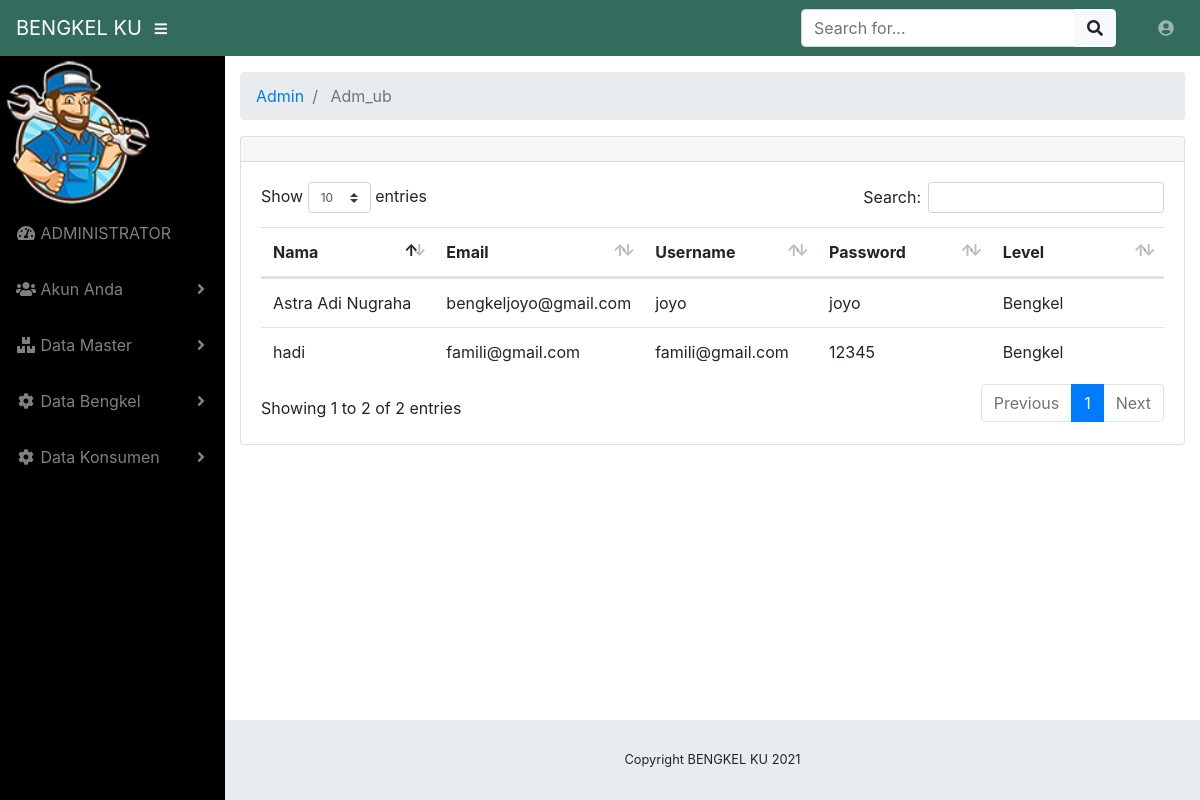
Screenshot of /index.php/admin/adm_ub with the database file from the repository.
### tables this page shows
CREATE TABLE `user` (
  `id_user` int(11) NOT NULL,
  `nama` varchar(25) NOT NULL,
  `username` varchar(50) NOT NULL,
  `email` varchar(255) NOT NULL,
  `password` varchar(11) NOT NULL,
  `level` enum('Konsumen','Bengkel','Superadmin') NOT NULL
);

### application/controllers/admin/adm_ub.php (called while the page is built, shortened)
<?php
class adm_ub extends CI_Controller
{
    public function __construct()
    {
        $this->load->model("ub_model");
        $this->load->library('form_validation');
    }
    public function index()
    {
        $data["user"] = $this->ub_model->getlevel();
        $this->load->view("admin/ub_list", $data);
    }
}

### index.php (called while the page is built, shortened)
<?php
require_once BASEPATH.'core/CodeIgniter.php';

### application/models/Ub_model.php (called while the page is built, shortened)
<?php defined('BASEPATH') or exit('No direct script access allowed');
class Ub_model extends CI_Model
{
    public function getlevel()
    {
        return $this->db->query("SELECT * FROM user WHERE level ='Bengkel'")->result();
    }
}

### application/views/admin/ub_list.php (the view, shortened to what this page needs)
<!DOCTYPE html>
<html lang="en">
<head>
</head>
<body id="page-top">
    <div id="wrapper">
        <div id="content-wrapper">
            <div class="container-fluid">
                <div class="card mb-3">
                    <div class="card-header">
                    </div>
                    <div class="card-body">
                        <div class="table-responsive">
                            <table class="table table-hover" id="dataTable" width="100%" cellspacing="0">
                                <thead>
                                    <tr>
                                        <th>Nama</th>
                                        <th>Email</th>
                                        <th>Username</th>
                                        <th>Password</th>
                                        <th>Level</th>
                                    </tr>
                                </thead>
                                <tbody>
                                    <?php foreach ($user as $user) : ?>
                                        <tr>
                                            <td width="150">
                                                <?php echo $user->nama ?>
                                            </td>
                                            <td width="150">
                                                <?php echo $user->email ?>
                                            </td>
                                            <td width="150">
                                                <?php echo $user->username ?>
                                            </td>
                                            <td width="150">
                                                <?php echo $user->password ?>
                                            </td>
                                            <td width="150">
                                                <?php echo $user->level ?>
                                            </td>
                                        </tr>
                                    <?php endforeach; ?>
                                </tbody>
                            </table>
                        </div>
                    </div>
                </div>
            </div>
        </div>
    </div>
</body>
</html>

### css/sb-admin.css (style rules this page uses)
html { position: relative; min-height: 100%; }
body { height: 100%; }
#wrapper { display: -webkit-box; display: -ms-flexbox; display: flex; }
#wrapper #content-wrapper { overflow-x: hidden; width: 100%; padding-top: 1rem; padding-bottom: 80px; }
:root { --input-padding-x: 0.75rem; --input-padding-y: 0.75rem; }

### rows the page displays
user: nama "Astra Adi Nugraha", email "bengkeljoyo@gmail.com", username "joyo", password "joyo", level "Bengkel"
user: nama "hadi", email "famili@gmail.com", username "famili@gmail.com", password "12345", level "Bengkel"

### other values shown
SITE_NAME "BENGKEL KU"
$segment "Admin"
$segment "Adm_ub"
Date('Y') "2021"
